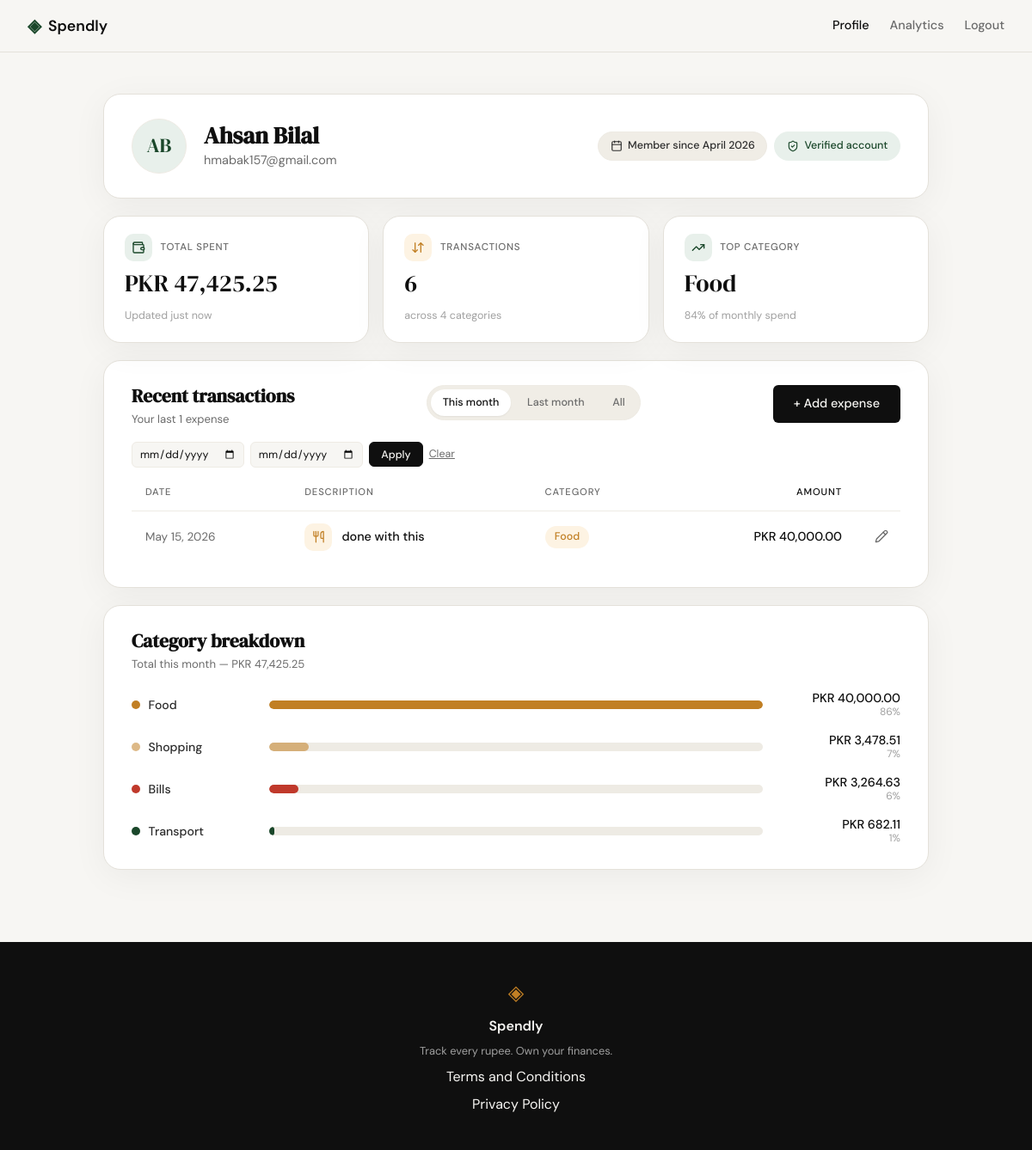
Page /profile (signed in) on the committed database.
### tables this page shows
CREATE TABLE users (
            id INTEGER PRIMARY KEY AUTOINCREMENT,
            name TEXT NOT NULL,
            email TEXT UNIQUE NOT NULL,
            password_hash TEXT NOT NULL,
            created_at TEXT DEFAULT (datetime('now'))
        );

CREATE TABLE expenses (
            id INTEGER PRIMARY KEY AUTOINCREMENT,
            user_id INTEGER NOT NULL REFERENCES users(id),
            amount REAL NOT NULL,
            category TEXT NOT NULL,
            date TEXT NOT NULL,
            description TEXT,
            created_at TEXT DEFAULT (datetime('now'))
        );

### app.py (the view)
@app.route("/profile")
def profile():
    if not session.get("user_id"):
        return redirect(url_for("login"))
    user = queries.get_user_by_id(session["user_id"])
    if user is None:
        session.pop("user_id", None)
        return redirect(url_for("login"))
    raw_from = request.args.get("from", "")
    raw_to = request.args.get("to", "")
    has_from_key = "from" in request.args
    has_to_key = "to" in request.args
    if has_from_key and has_to_key and not raw_from and not raw_to:
        preserved_range = request.args.get("range")
        if preserved_range in queries.TX_RANGES:
            return redirect(url_for("profile", range=preserved_range))
        return redirect(url_for("profile"))
    filter_error = None
    date_from = None
    date_to = None
    parsed_from = None
    parsed_to = None
    if raw_from:
        try:
            parsed_from = datetime.strptime(raw_from, "%Y-%m-%d")
        except ValueError:
            filter_error = "Please enter dates as YYYY-MM-DD."
    if raw_to and filter_error is None:
        try:
            parsed_to = datetime.strptime(raw_to, "%Y-%m-%d")
        except ValueError:
            filter_error = "Please enter dates as YYYY-MM-DD."
    if filter_error is None and parsed_from and parsed_to and parsed_from > parsed_to:
        filter_error = "Start date must be on or before end date."
    if filter_error is None:
        date_from = raw_from if parsed_from else None
        date_to = raw_to if parsed_to else None
    tx_range = request.args.get("range", "this_month")
    if tx_range not in queries.TX_RANGES:
        tx_range = "this_month"
    if bool(date_from) or bool(date_to):
        assert "custom" not in queries.TX_RANGES, \
            "TX_RANGES must not contain 'custom' — it's reserved for the date filter sentinel"
        tx_range = "custom"
    user_id = session["user_id"]
    stats = queries.get_summary_stats(user_id)
    expenses = queries.get_recent_transactions(
        user_id,
        limit=10,
        period=tx_range,
        date_from=date_from,
        date_to=date_to,
    )
    breakdown = queries.get_category_breakdown(user_id)
    breakdown_max_pct = max((b["pct"] for b in breakdown), default=1)
    initials = "".join(part[0] for part in user["name"].split()[:2]).upper() or "?"
    return render_template(
        "profile.html",
        user=user,
        initials=initials,
        member_since=user["member_since"],
        stats=stats,
        expenses=expenses,
        breakdown=breakdown,
        breakdown_max_pct=breakdown_max_pct,
        tx_range=tx_range,
        date_from=date_from or "",
        date_to=date_to or "",
        filter_error=filter_error,
    )

### database/db.py (called while the page is built)
def get_db():
    conn = sqlite3.connect(DB_PATH)
    conn.row_factory = sqlite3.Row
    conn.execute("PRAGMA foreign_keys = ON")
    return conn

### database/queries.py (called while the page is built)
def get_user_by_id(user_id):
    conn = get_db()
    try:
        row = conn.execute(
            "SELECT id, name, email, created_at FROM users WHERE id = ?",
            (user_id,),
        ).fetchone()
    finally:
        conn.close()
    if row is None:
        return None
    member_since = "—"
    created_at = row["created_at"]
    if created_at:
        try:
            dt = datetime.strptime(created_at, "%Y-%m-%d %H:%M:%S")
            member_since = f"{dt:%B %Y}"
        except ValueError:
            member_since = "—"
    return {
        "id": row["id"],
        "name": row["name"],
        "email": row["email"],
        "member_since": member_since,
    }

def get_summary_stats(user_id):
    conn = get_db()
    try:
        totals = conn.execute(
            "SELECT COALESCE(SUM(amount), 0) AS total, COUNT(*) AS count "
            "FROM expenses WHERE user_id = ?",
            (user_id,),
        ).fetchone()
        top_row = conn.execute(
            "SELECT category, SUM(amount) AS cat_total FROM expenses "
            "WHERE user_id = ? GROUP BY category ORDER BY cat_total DESC LIMIT 1",
            (user_id,),
        ).fetchone()
    finally:
        conn.close()
    total_spent = float(totals["total"]) if totals is not None else 0.0
    transaction_count = int(totals["count"]) if totals is not None else 0
    top_category = top_row["category"] if top_row is not None else "—"
    return {
        "total_spent": total_spent,
        "transaction_count": transaction_count,
        "top_category": top_category,
    }

### templates/profile.html (shortened to what this page needs)
{% extends "base.html" %}
{% set bd_total = breakdown|sum(attribute='amount') %}
{% set cat_icon = {
    'Food': 'utensils',
    'Transport': 'car-front',
    'Bills': 'receipt',
    'Health': 'heart-pulse',
    'Entertainment': 'film',
    'Shopping': 'shopping-bag',
    'Other': 'tag'
} %}
{% block content %}
<section class="profile-section">
    <div class="profile-container">
        <article class="profile-hero">
            <div class="profile-hero-main">
                <div class="profile-hero-avatar">{{ initials }}</div>
                <div class="profile-hero-id">
                    <h1 class="profile-hero-name">{{ user.name }}</h1>
                    <p class="profile-hero-email">{{ user.email }}</p>
                </div>
            </div>
            <div class="profile-hero-meta">
                <span class="profile-hero-pill">
                    <i data-lucide="calendar"></i>
                    Member since {{ member_since }}
                </span>
                <span class="profile-hero-pill profile-hero-pill-success">
                    <i data-lucide="shield-check"></i>
                    Verified account
                </span>
            </div>
        </article>
        <div class="stats-grid">
            <div class="stat-card">
                <div class="stat-head">
                    <span class="stat-icon stat-icon-accent"><i data-lucide="wallet"></i></span>
                    <span class="stat-label">Total spent</span>
                </div>
                <span class="stat-value">PKR {{ "{:,.2f}".format(stats.total_spent) }}</span>
                <div class="stat-foot">
                    <span class="stat-foot-text">Updated just now</span>
                </div>
            </div>
            <div class="stat-card">
                <div class="stat-head">
                    <span class="stat-icon stat-icon-amber"><i data-lucide="arrow-down-up"></i></span>
                    <span class="stat-label">Transactions</span>
                </div>
                <span class="stat-value">{{ stats.transaction_count }}</span>
                <div class="stat-foot">
                    <span class="stat-foot-text">across {{ breakdown|length }} categor{{ 'y' if breakdown|length == 1 else 'ies' }}</span>
                </div>
            </div>
            <div class="stat-card">
                <div class="stat-head">
                    <span class="stat-icon stat-icon-accent"><i data-lucide="trending-up"></i></span>
                    <span class="stat-label">Top category</span>
                </div>
                <span class="stat-value">{{ stats.top_category }}</span>
                <div class="stat-foot">
                    {% if breakdown and bd_total > 0 %}
                        {% set top_amt = (breakdown|selectattr('name','equalto',stats.top_category)|map(attribute='amount')|first) or 0 %}
                        <span class="stat-foot-text">{{ ((top_amt / bd_total) * 100)|round(0)|int }}% of monthly spend</span>
                    {% else %}
                        <span class="stat-foot-text">No spend yet</span>
                    {% endif %}
                </div>
            </div>
        </div>
        <section class="profile-panel">
            <header class="panel-header">
                <div class="panel-title-wrap">
                    <h2 class="panel-title">Recent transactions</h2>
                    <p class="panel-sub">Your last {{ expenses|length }} expense{{ '' if expenses|length == 1 else 's' }}</p>
                </div>
                <div class="panel-tools">
                    <a class="filter-pill{% if tx_range == 'this_month' %} is-active{% endif %}"
                       href="{{ url_for('profile', range='this_month') }}">This month</a>
                    <a class="filter-pill{% if tx_range == 'last_month' %} is-active{% endif %}"
                       href="{{ url_for('profile', range='last_month') }}">Last month</a>
                    <a class="filter-pill{% if tx_range == 'all' %} is-active{% endif %}"
                       href="{{ url_for('profile', range='all') }}">All</a>
                </div>
                <a class="btn-primary" href="{{ url_for('add_expense') }}">+ Add expense</a>
                <form method="get" action="{{ url_for('profile') }}" class="filter-form">
                    <input type="date" class="filter-date" name="from" value="{{ date_from }}" aria-label="From">
                    <input type="date" class="filter-date" name="to" value="{{ date_to }}" aria-label="To">
                    <button type="submit" class="filter-apply">Apply</button>
                    <a class="filter-clear" href="{{ url_for('profile') }}">Clear</a>
                </form>
            </header>
            {% if expenses %}
            <div class="tx-table-wrap">
                <table class="tx-table">
                    <thead>
                        <tr>
                            <th>Date</th>
                            <th>Description</th>
                            <th>Category</th>
                            <th class="tx-amount">Amount</th>
                            <th class="tx-actions"><span class="sr-only">Actions</span></th>
                        </tr>
                    </thead>
                    <tbody>
                        {% for e in expenses %}
                        <tr>
                            <td class="tx-date">{{ e.date }}</td>
                            <td>
                                <div class="tx-desc">
                                    <span class="tx-desc-icon cat-{{ e.category|lower }}">
                                        <i data-lucide="{{ cat_icon.get(e.category, 'tag') }}"></i>
                                    </span>
                                    <span class="tx-desc-text">{{ e.description }}</span>
                                </div>
                            </td>
                            <td><span class="tx-pill cat-{{ e.category|lower }}">{{ e.category }}</span></td>
                            <td class="tx-amount">PKR {{ "{:,.2f}".format(e.amount) }}</td>
                            <td class="tx-actions">
                                <a class="tx-edit" href="{{ url_for('edit_expense', id=e.id) }}" aria-label="Edit expense">
                                    <i data-lucide="pencil"></i>
                                </a>
                            </td>
                        </tr>
                        {% endfor %}
                    </tbody>
                </table>
            </div>
            {% else %}
            <div class="tx-empty">
                <p>You haven't logged any expenses yet.</p>
                <a class="btn-primary" href="{{ url_for('add_expense') }}">Add your first expense</a>
            </div>
            {% endif %}
        </section>
        <section class="profile-panel">
            <header class="panel-header">
                <div class="panel-title-wrap">
                    <h2 class="panel-title">Category breakdown</h2>
                    <p class="panel-sub">Total this month — PKR {{ "{:,.2f}".format(bd_total) }}</p>
                </div>
            </header>
            {% if breakdown %}
            <div class="bd-list">
                {% for b in breakdown %}
                <div class="bd-row">
                    <div class="bd-cat">
                        <span class="bd-cat-dot bar-{{ b.name|lower }}"></span>
                        <span class="bd-cat-name">{{ b.name }}</span>
                    </div>
                    <div class="bd-track">
                        <div class="bd-fill bar-{{ b.name|lower }}"
                             style="width: {{ ((b.pct / breakdown_max_pct) * 100)|round(0, 'floor') }}%;"></div>
                    </div>
                    <div class="bd-meta">
                        <span class="bd-amount">PKR {{ "{:,.2f}".format(b.amount) }}</span>
                        <span class="bd-pct">{{ b.pct }}%</span>
                    </div>
                </div>
                {% endfor %}
            </div>
            {% else %}
            <p class="bd-empty">Log some expenses to see your category breakdown.</p>
            {% endif %}
        </section>
    </div>
</section>
{% endblock %}

### templates/base.html (shortened to what this page needs)
<!DOCTYPE html>
<html lang="en">
<head>
    <link rel="stylesheet" href="{{ url_for('static', filename='css/style.css') }}">
</head>
<body>
    <nav class="navbar">
        <div class="nav-inner">
            <a href="{{ url_for('landing') }}" class="nav-brand">
                <span class="brand-icon">◈</span>
                <span class="brand-name">Spendly</span>
            </a>
            <div class="nav-links">
                {% if session.user_id %}
                    <a href="{{ url_for('profile') }}"
                       class="{% if request.endpoint == 'profile' %}is-active{% endif %}">Profile</a>
                    <a href="{{ url_for('analytics') }}"
                       class="{% if request.endpoint == 'analytics' %}is-active{% endif %}">Analytics</a>
                    <a href="{{ url_for('logout') }}">Logout</a>
                {% else %}
                    <a href="{{ url_for('login') }}">Sign in</a>
                    <a href="{{ url_for('register') }}" class="nav-cta">Get started</a>
                {% endif %}
            </div>
        </div>
    </nav>
    <main class="main-content">
        {% block content %}{% endblock %}
    </main>
    <footer class="footer">
        <div class="footer-inner">
            <span class="brand-icon">◈</span>
            <span class="footer-name">Spendly</span>
            <p class="footer-copy">Track every rupee. Own your finances.</p>
            <a href="/terms">Terms and Conditions</a>
            <a href="/privacy">Privacy Policy</a>
        </div>
    </footer>
</body>
</html>

### rows in the picture
users: name "Ahsan Bilal", email "hmabak157@gmail.com"
expenses: top_category "Food", date "May 15, 2026", description "done with this", category "Food", amount "40,000.00", name "Food", {{ ((b.pct / breakdown_max_pct) * 100)|round(0, 'floor') }} 100.0 (drawn), pct "86"
expenses: name "Shopping", {{ ((b.pct / breakdown_max_pct) * 100)|round(0, 'floor') }} 8.0 (drawn), amount "3,478.51", pct "7"

### other values in the picture
{{ initials }} "AB"
{{ member_since }} "April 2026"
{{ "{:,.2f}".format(stats.total_spent) }} "47,425.25"
{{ stats.transaction_count }} "6"
{{ breakdown|length }} "4"
{{ 'y' if breakdown|length == 1 else 'ies' }} "ies"
{{ ((top_amt / bd_total) * 100)|round(0)|int }} "84"
{{ expenses|length }} "1"
{{ "{:,.2f}".format(bd_total) }} "47,425.25"
{{ b.name }} "Bills" "Transport"
{{ "{:,.2f}".format(b.amount) }} "3,264.63" "682.11"
{{ b.pct }} "6" "1"
